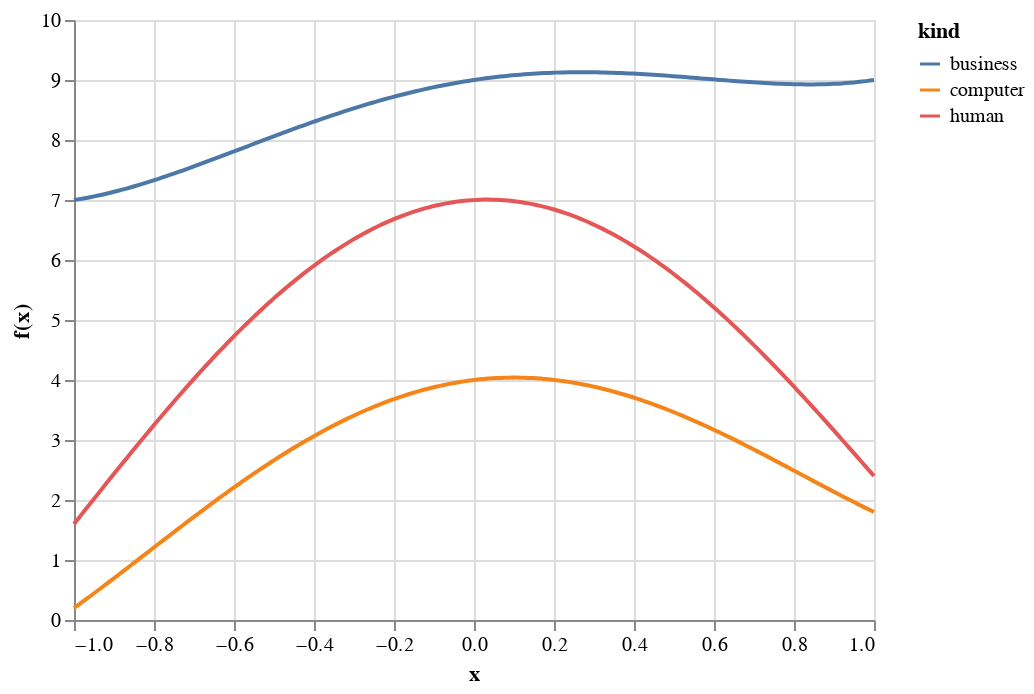

The notebook cell saved with this chart:
### Code cell
import altair as alt
import numpy as np
import pandas as pd

def f_b(_x):
    return ((_x**4) - (2 * (_x ** 2)) + _x + 9).flatten()

def f_h(_x):
    return ((_x**(4)) - (6 * (_x ** 2)) + (.4 * _x) + 7).flatten()

def f_p(_x):
    return ((_x**(4)) - (4 * (_x ** 2)) + (.8 * _x) + 4).flatten()


MIN=-1
MAX=1

x = np.linspace(MIN, MAX, 200)
yb = np.asarray([f_b(i) for i in x])
yh =  np.asarray([f_h(i) for i in x])
yc =  np.asarray([f_p(i) for i in x])


data = [{"x": _x, "f(x)": _y[0], "kind": "business"} for _x, _y in zip(x, yb)]
data = data + [{"x": _x, "f(x)": _y[0], "kind": "human"} for _x, _y in zip(x, yh)]
data = data + [{"x": _x, "f(x)": _y[0], "kind": "computer"} for _x, _y in zip(x, yc)]

data = pd.DataFrame(data)

alt.Chart(data).mark_line().encode(
    x='x',
    y='f(x)',
    color='kind',
)

### Figure 1 — Vega-Lite specification as saved in the notebook (floating-point values rounded to 4 significant figures; data arrays with more than 128 entries replaced by an {"elided": "..."} marker saying what was removed)
{"config": {"view": {"continuousWidth": 400, "continuousHeight": 300}}, "data": {"name": "data-70eab0e842b425e4c33a3acf8f3fa1e4"}, "mark": "line", "encoding": {"color": {"field": "kind", "type": "nominal"}, "x": {"field": "x", "type": "quantitative"}, "y": {"field": "f(x)", "type": "quantitative"}}, "$schema": "https://vega.github.io/schema/vega-lite/v4.17.0.json", "datasets": {"data-70eab0e842b425e4c33a3acf8f3fa1e4": {"elided": "600 records"}}}
